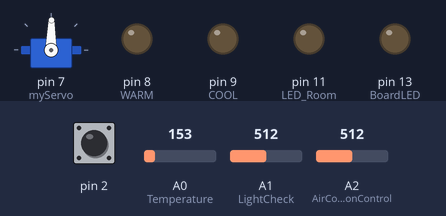
A sketch run on a simulated Arduino Uno, built with avr-gcc and run on an emulated ATmega328P. Parts: servo, output pins drawn as LEDs (lit = HIGH). The test bench sets the inputs (shaded band); at power-on: pin 2 HIGH, A2 (AirConditionControl) = 512, A0 (Temperature) = 153, A1 (LightCheck) = 512. What the sketch prints to the serial monitor is not drawn.

Above: at 4.2 s.
4.3 s: pin 2 pulled LOW for 3 s
At 7.0 s:
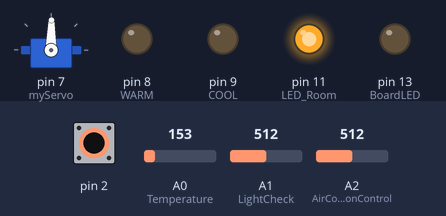
15.0 s: A2 (AirConditionControl) set to 716
At 18.2 s:
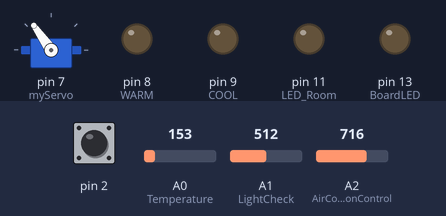
19.2 s: pin 2 pulled LOW for 3 s
At 27.9 s:
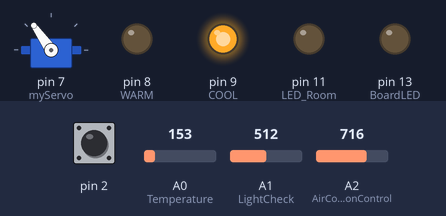
29.9 s: A2 (AirConditionControl) set to 900
At 33.5 s:
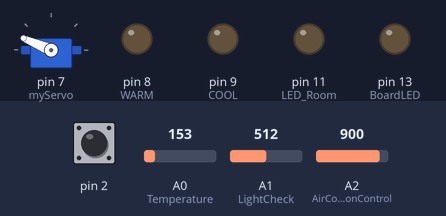
34.0 s: A2 (AirConditionControl) set to 1010
At 36.9 s:
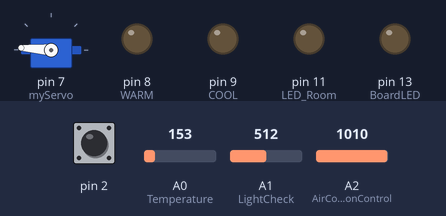
37.8 s: pin 2 pulled LOW for 3 s
At 39.7 s:
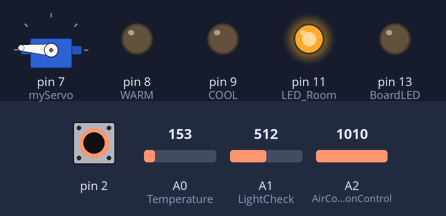
Timing chart, 0 to 48.7 s (numbered marks = the images above; inputs shaded):
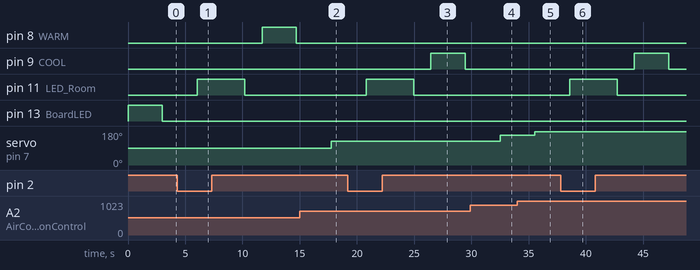

The sketch:

Final.ino
```cpp
#include <CapacitiveSensor.h>
#include <Servo.h>

Servo myServo;
CapacitiveSensor capSensor = CapacitiveSensor(4,2);

// Bedroom Sensor : When user laid on Bed
//Touch Sensor
int threshold = 1000 ;
// Light Sensor
int LightValue;
// Status LED
const int LightCheck = A1;
const int LED_Room = 11;
const int BoardLED = 13;
//Temperature Check
const int Temperature = A0;
// Air Conditioning, Notice
const int COOL = 9;
const int WARM = 8;
//Air Condition Setting
const int AirConditionControl = A2;
int setting; //0 : AUTO ,1 : Warm ,2 : Cool
int potVal;
int angle;

void setup() {
  Serial.begin(9600);

  //If user already fell aleep, but when the lights on
  pinMode(LED_Room , OUTPUT);
  pinMode(BoardLED, OUTPUT);

  //Findout Room's Light is on or not
  digitalWrite(BoardLED, HIGH);

  //Alarm Button
  while(millis() < 3000)
  {
    LightValue = analogRead(A1);
  }
  digitalWrite(BoardLED, LOW);

  //AirCondition, cool, warm, auto
  myServo.attach(7);
  pinMode(COOL, OUTPUT);
  pinMode(WARM, OUTPUT);
}

void loop() {
  //Check AirConditioner Setting
  potVal = analogRead(AirConditionControl);
  angle = map(potVal, 0,1023,0,179);
  myServo.write(angle);

  Serial.print(">>");

  if(angle <60){
    setting = 0; //AUTO
  }else if(angle <90){
    setting = 1; //Warmer
  }else{
    setting = 2; // Cooler
  }
  //1023, 376, 0

  // put your main code here, to run repeatedly:
  long Touch_sensorValue = capSensor.capacitiveSensor(300);

  if(Touch_sensorValue > threshold)
  {
    Serial.println("START SLEEPING");
    Serial.println("=======================");
    //if user laid on Bed, Lights on
    digitalWrite(LED_Room, HIGH);
    //Chech whether light is on or not
    Serial.println("Recognizing Whether User is Sleeping");
    for(int waiting = 0; waiting <3; waiting++)
    {
      Serial.print("...");
      delay("500");
    }
    LightValue = analogRead(LightCheck);
    //If Light is on, Turn on the alram if user wanted
    //And turn off
//    Serial.println(LightValue);
    if (LightValue > 600){
        Serial.println("Turning off the Light");
        tone(12,80,440);
        delay(1000);
        digitalWrite(LED_Room, LOW);
        delay(300);
        digitalWrite(LED_Room, HIGH);
        delay(300);
        digitalWrite(LED_Room, LOW);
        delay(300);
        digitalWrite(LED_Room, HIGH);
        delay(300);
        digitalWrite(LED_Room, LOW);
    }
    else{
      delay(2000);
      digitalWrite(LED_Room, LOW);
    }
    delay(500 );
    Serial.println("Good NIGHT!");
    delay(500);
    Serial.println("Air Conditioning Starting");
    delay(500);
    int temp_sensor = analogRead(Temperature);
    float voltage = (temp_sensor/1024.0) * 5.0;
    float temperature = (voltage - 0.5) * 100;
    Serial.print("Temperature : ");
    Serial.println(temperature);

    if(setting == 0){
      Serial.println("***AUTO***");
      if(temperature < 22)
      {
        Serial.println(" [WARMING]  ");
        digitalWrite(WARM, HIGH);
      }
      else if (temperature > 25)
      {
        Serial.println(" [COOLING]  ");
        digitalWrite(COOL, HIGH);
      }
      else{
        digitalWrite(WARM, LOW);
        digitalWrite(COOL, LOW);
      }
    }else if(setting == 1){
      Serial.println(" [WARMING]  ");
      digitalWrite(WARM, HIGH);
    }else{
      Serial.println(" [COOLING]  ");
      digitalWrite(COOL, HIGH);
    }
  Serial.println("=======================");
  }else{
    digitalWrite(WARM, LOW);
    digitalWrite(COOL, LOW);
  }

  delay(3000);
  digitalWrite(WARM, LOW);
  digitalWrite(COOL, LOW);
}
```

Measured:
- after the input at 4.3 s, pin 8 (WARM): LOW → HIGH after 7.4 s, → LOW 3.0 s later; pin 11 (LED_Room): LOW → HIGH after 1.8 s, → LOW 4.2 s later
- after the input at 15.0 s, servo on pin 7 (myServo): 89° → 125° after 2.7 s
- after the input at 19.2 s, pin 9 (COOL): LOW → HIGH after 7.3 s, → LOW 3.0 s later; pin 11 (LED_Room): LOW → HIGH after 1.6 s, → LOW 4.2 s later
- after the input at 29.9 s, servo on pin 7 (myServo): 125° → 157° after 2.6 s
- after the input at 34.0 s, servo on pin 7 (myServo): 157° → 176° after 1.5 s
- after the input at 37.8 s, pin 9 (COOL): LOW → HIGH after 6.4 s, → LOW 3.0 s later; pin 11 (LED_Room): LOW → HIGH after 0.78 s, → LOW 4.2 s later
